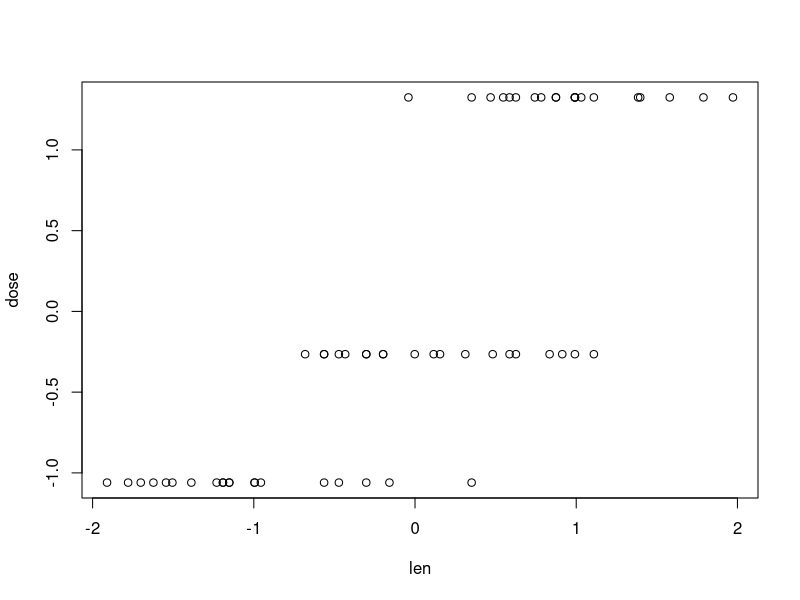
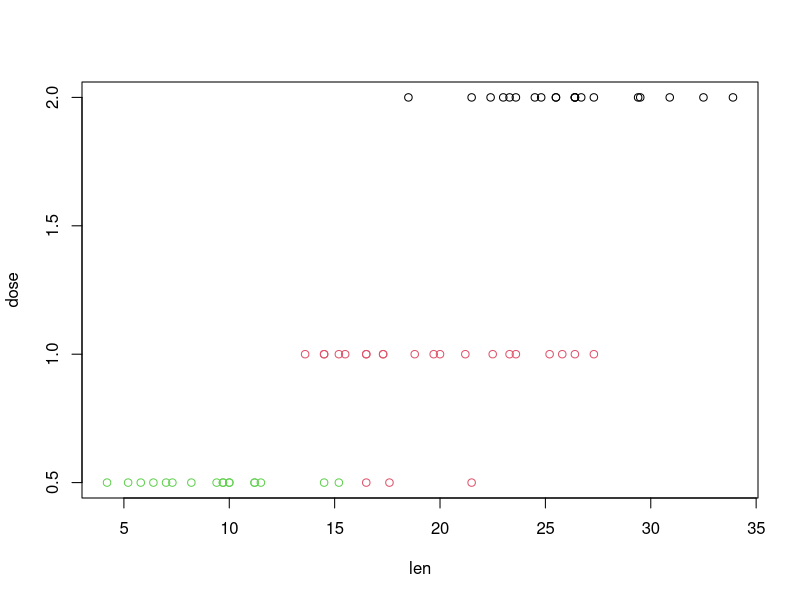
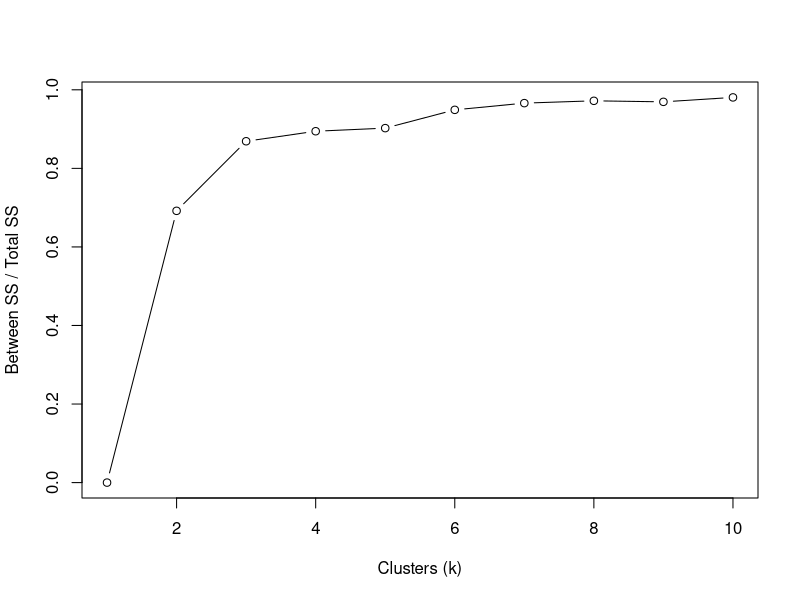
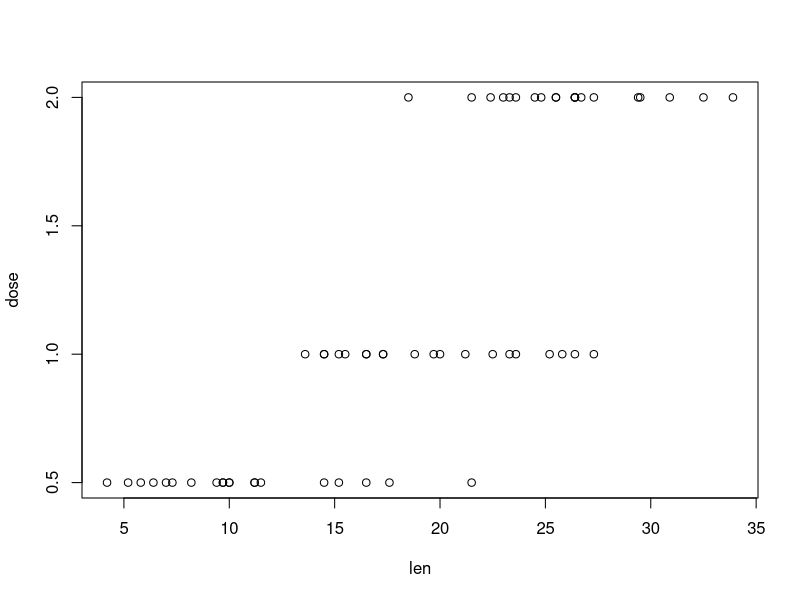
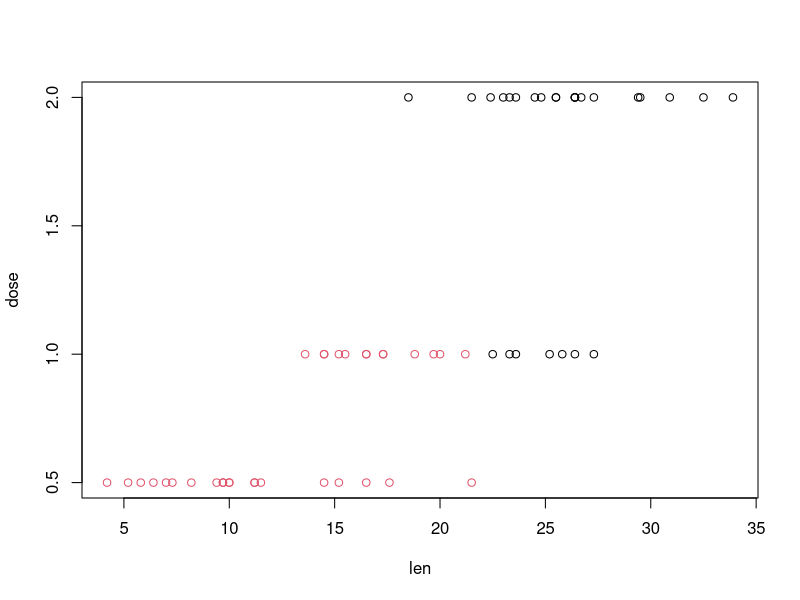
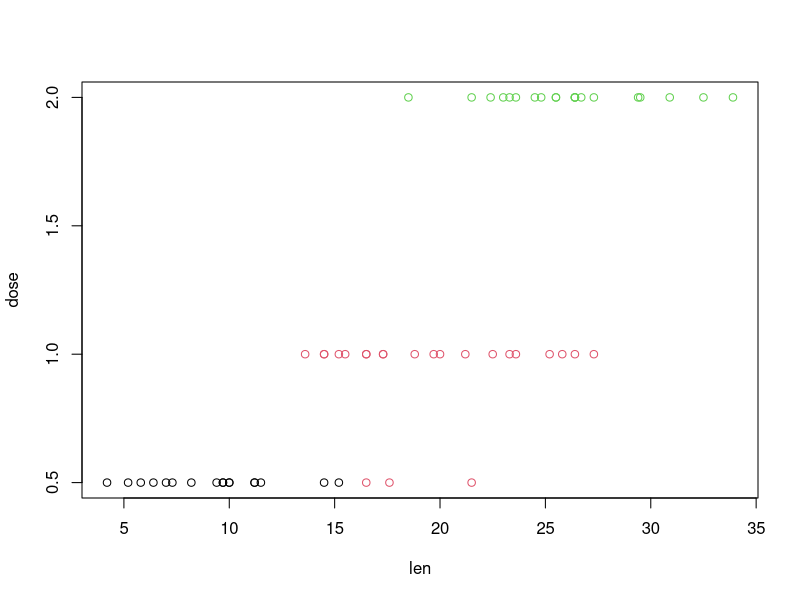
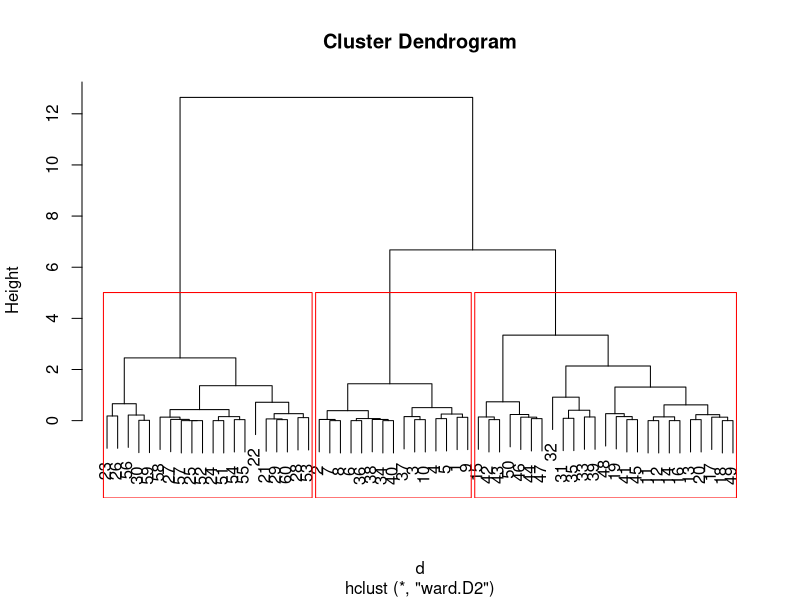
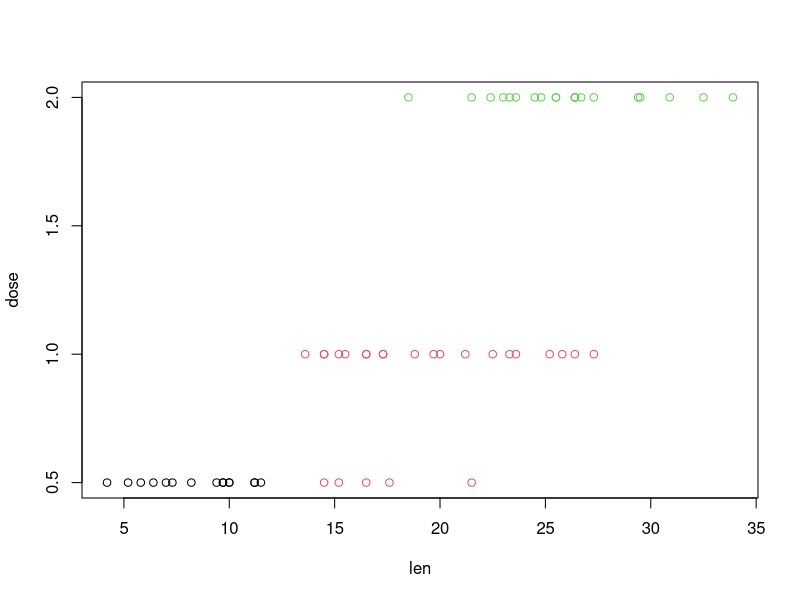

Here is the R script that generated these plots, in order:
# 
#1. Download any two datasets of your choice, read it and perform the following tasks
#(a) Visualise the data.
library(stats)
library(dplyr)
library(ggplot2)
library(ggfortify)

# one dataset
data("ToothGrowth")
head(ToothGrowth)
View(ToothGrowth)
# two dataset
data("PlantGrowth")
head(PlantGrowth)
View(PlantGrowth)



#(b) Perform K-Means Clustering selecting the best value of k and taking Euclidean distance
#as similarity measure. Check your algorithm with the following three conditions
#, visulaise the clusters and note the difference
#i. Maximum number of iterations
#ii. Cluster centroid remains unchanged
#iii. Highest quality of cluster is reached.

# i am trying with ToothGrowth data, here we drop column 2 supp as we are doing clustering problem
MyToothGrowth=select(ToothGrowth,c(1,3))
# omit any missing values
MyToothGrowth <- na.omit(MyToothGrowth)
# As we don’t want the clustering algorithm to depend to an arbitrary variable unit, we start by scaling/standardizing the data using the R function
MyToothGrowthscaled <- scale(MyToothGrowth)
head(MyToothGrowthscaled)
plot(MyToothGrowthscaled)
# here we see about 3 clusters if we visualize with plain eyes, so we may go with k=3 or may be we can run some more logic to get k using elbow method.
fitK <- kmeans(MyToothGrowthscaled,3)

# fitK
#K-means clustering with 3 clusters of sizes 23, 20, 17
#
#Cluster means:
#          len      dose
#1  0.09999948 -0.368730
#2  0.95259072  1.325124
#3 -1.25598838 -1.060099
#
#Clustering vector:
# 1  2  3  4  5  6  7  8  9 10 11 12 13 14 15 16 17 18 19 20 21 22 23 24 25 26 27 28 29 30 31 32 33 
# 3  3  3  3  3  3  3  3  3  3  1  1  1  1  1  1  1  1  1  1  2  2  2  2  2  2  2  2  2  2  3  1  1 
#34 35 36 37 38 39 40 41 42 43 44 45 46 47 48 49 50 51 52 53 54 55 56 57 58 59 60 
# 3  3  3  3  3  1  3  1  1  1  1  1  1  1  1  1  1  2  2  2  2  2  2  2  2  2  2 
#
#Within cluster sum of squares by cluster:
#[1] 8.280169 4.625374 2.547330
# (between_SS / total_SS =  86.9 %)
#
#Available components:
#
#[1] "cluster"      "centers"      "totss"        "withinss"     "tot.withinss" "betweenss"   
#[7] "size"         "iter"         "ifault"      



# K means clustering
# extract cluster membership
str(fitK)
# List of 9
# $ cluster     : Named int [1:60] 3 3 3 3 3 3 3 3 3 3 ...
#  ..- attr(*, "names")= chr [1:60] "1" "2" "3" "4" ...
# $ centers     : num [1:3, 1:2] 0.1 0.953 -1.256 -0.369 1.325 ...
#  ..- attr(*, "dimnames")=List of 2
#  .. ..$ : chr [1:3] "1" "2" "3"
#  .. ..$ : chr [1:2] "len" "dose"
# $ totss       : num 118
# $ withinss    : num [1:3] 8.28 4.63 2.55
# $ tot.withinss: num 15.5
# $ betweenss   : num 103
# $ size        : int [1:3] 23 20 17
# $ iter        : int 4
# $ ifault      : int 0
# - attr(*, "class")= chr "kmeans"

plot(MyToothGrowth, col=fitK$cluster)
 

 ## CHOOSING K by iterative process.
k <- list()
for(i in 1:10){
  k[[i]] <- kmeans(MyToothGrowthscaled[,1:2], i)
}

k

# we see 10 iteration with every iteration between_SS / total_SS slightly increasing finally after 10th loop we are getting (between_SS / total_SS =  98.5 %)

betweenss_totss <- list()
for(i in 1:10){
  betweenss_totss[[i]] <- k[[i]]$betweenss/k[[i]]$totss
}

plot(1:10, betweenss_totss, type = "b", 
     ylab = "Between SS / Total SS", xlab = "Clusters (k)")

# we get a graph where the elbow is at 3

# so clearly cluster count is 3.
for(i in 1:3){
  plot(MyToothGrowth, col = k[[i]]$cluster)
}
 
# HIERACHICAL CLUSTERING ----
d <- dist(MyToothGrowthscaled[, 1:2])
fitH <- hclust(d, "ward.D2")
plot(fitH) 

rect.hclust(fitH, k = 3, border = "red") 
clusters <- cutree(fitH, k = 3) 
plot(MyToothGrowth, col = clusters) 

# Model based clustering
library(mclust)
fitM <- Mclust(MyToothGrowthscaled)
plot(fitM)

# DENSITY-BASED CLUSTERING ----
library(dbscan)
kNNdistplot(MyToothGrowthscaled, k = 3)
abline(h = 0.7, col = "red", lty = 2)
fitD <- dbscan(MyToothGrowthscaled, eps = 0.7, minPts = 5)
fitD
plot(MyToothGrowth, col = fitD$cluster)


#(c) Repeat the Q.2 taking Manhattan distance as similarity measure and note the difference
#between the clusters as compared to that found in Q. 2.
